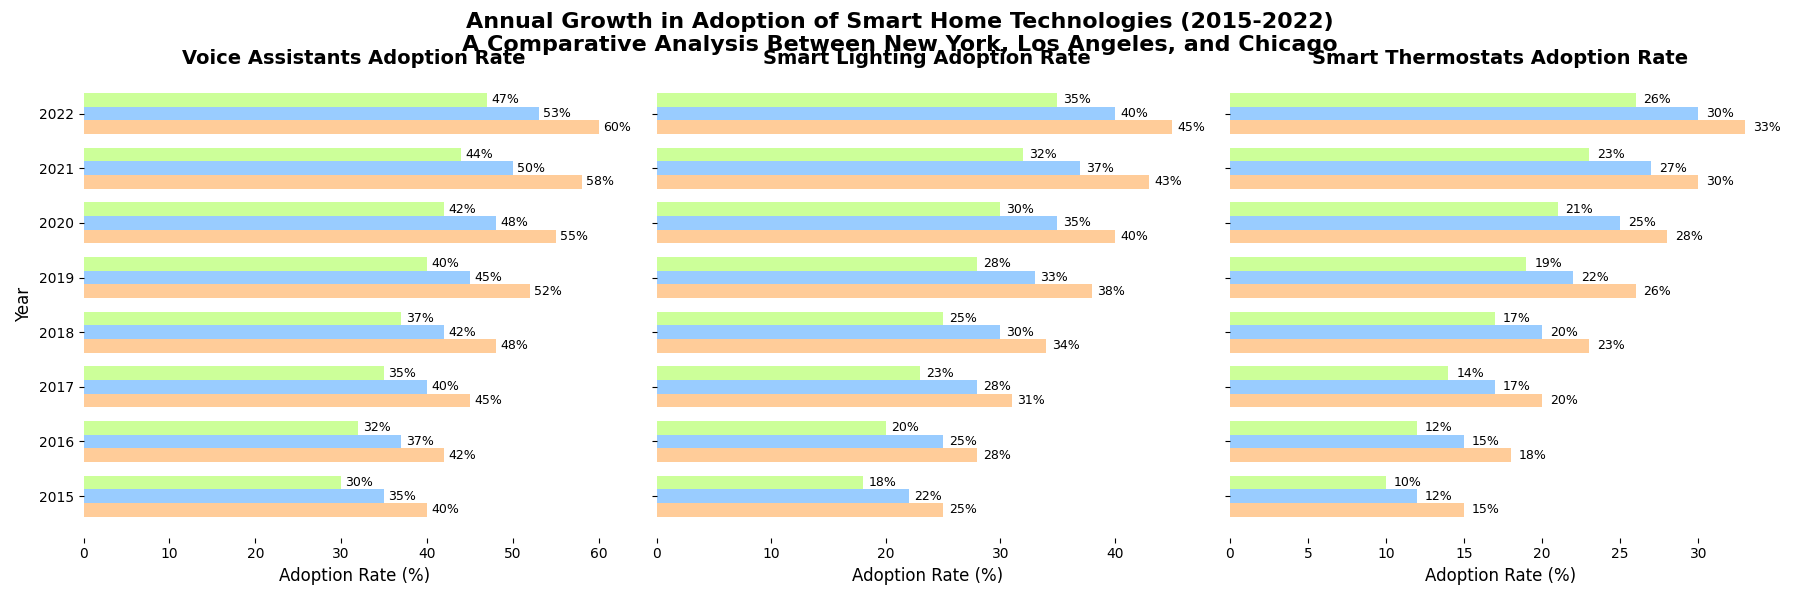

Reproduce this figure in Python.
import matplotlib.pyplot as plt
import numpy as np

years = np.arange(2015, 2023)
cities = ['New York', 'Los Angeles', 'Chicago']

voice_assistants = np.array([
    [40, 42, 45, 48, 52, 55, 58, 60],
    [35, 37, 40, 42, 45, 48, 50, 53],
    [30, 32, 35, 37, 40, 42, 44, 47]
])

smart_lighting = np.array([
    [25, 28, 31, 34, 38, 40, 43, 45],
    [22, 25, 28, 30, 33, 35, 37, 40],
    [18, 20, 23, 25, 28, 30, 32, 35]
])

smart_thermostats = np.array([
    [15, 18, 20, 23, 26, 28, 30, 33],
    [12, 15, 17, 20, 22, 25, 27, 30],
    [10, 12, 14, 17, 19, 21, 23, 26]
])

fig, axs = plt.subplots(1, 3, figsize=(18, 6), sharey=True)

bar_width = 0.25
position = np.arange(len(years))
new_colors = ['#ffcc99', '#99ccff', '#ccff99']
titles = ['Voice Assistants Adoption Rate', 'Smart Lighting Adoption Rate', 'Smart Thermostats Adoption Rate']

for i, data in enumerate([voice_assistants, smart_lighting, smart_thermostats]):
    city1 = axs[i].barh(position - bar_width, data[0], bar_width, color=new_colors[0])
    city2 = axs[i].barh(position, data[1], bar_width, color=new_colors[1])
    city3 = axs[i].barh(position + bar_width, data[2], bar_width, color=new_colors[2])
    
    for bar in city1 + city2 + city3:
        xval = bar.get_width()
        axs[i].text(xval + 0.5, bar.get_y() + bar.get_height()/2.0, f"{xval}%", va='center', fontsize=9)

    axs[i].set_title(titles[i], fontsize=14, fontweight='bold')
    axs[i].set_xlabel('Adoption Rate (%)', fontsize=12)
    axs[i].set_frame_on(False)  # Removing border

axs[0].set_yticks(position)
axs[0].set_yticklabels(years)
axs[0].set_ylabel('Year', fontsize=12)

plt.tight_layout()
fig.suptitle('Annual Growth in Adoption of Smart Home Technologies (2015-2022)\nA Comparative Analysis Between New York, Los Angeles, and Chicago',
             fontsize=16, fontweight='bold')
fig.subplots_adjust(top=0.88)

plt.show()
